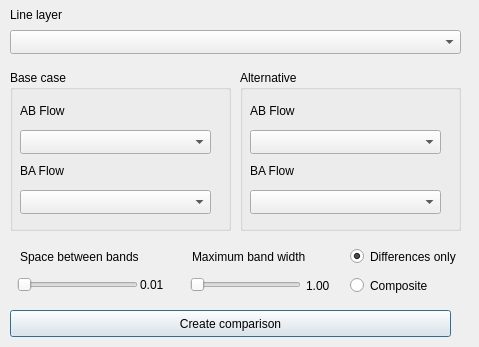
<?xml version="1.0" encoding="UTF-8"?>
<ui version="4.0">
 <class>compare_scenarios</class>
 <widget class="QDialog" name="compare_scenarios">
  <property name="geometry">
   <rect>
    <x>0</x>
    <y>0</y>
    <width>479</width>
    <height>347</height>
   </rect>
  </property>
  <property name="windowTitle">
   <string>Dialog</string>
  </property>
  <widget class="QLabel" name="label">
   <property name="geometry">
    <rect>
     <x>20</x>
     <y>246</y>
     <width>131</width>
     <height>21</height>
    </rect>
   </property>
   <property name="text">
    <string>Space between bands</string>
   </property>
  </widget>
  <widget class="QLabel" name="label_2">
   <property name="geometry">
    <rect>
     <x>192</x>
     <y>246</y>
     <width>131</width>
     <height>21</height>
    </rect>
   </property>
   <property name="text">
    <string>Maximum band width</string>
   </property>
  </widget>
  <widget class="QSlider" name="slider_spacer">
   <property name="geometry">
    <rect>
     <x>17</x>
     <y>276</y>
     <width>121</width>
     <height>18</height>
    </rect>
   </property>
   <property name="orientation">
    <enum>Qt::Horizontal</enum>
   </property>
  </widget>
  <widget class="QSlider" name="slider_band_size">
   <property name="geometry">
    <rect>
     <x>190</x>
     <y>276</y>
     <width>111</width>
     <height>18</height>
    </rect>
   </property>
   <property name="orientation">
    <enum>Qt::Horizontal</enum>
   </property>
  </widget>
  <widget class="QgsMapLayerComboBox" name="mMapLayerComboBox">
   <property name="geometry">
    <rect>
     <x>10</x>
     <y>30</y>
     <width>451</width>
     <height>24</height>
    </rect>
   </property>
  </widget>
  <widget class="QLabel" name="label_3">
   <property name="geometry">
    <rect>
     <x>10</x>
     <y>4</y>
     <width>131</width>
     <height>21</height>
    </rect>
   </property>
   <property name="text">
    <string>Line layer</string>
   </property>
  </widget>
  <widget class="QPushButton" name="but_run">
   <property name="geometry">
    <rect>
     <x>10</x>
     <y>310</y>
     <width>441</width>
     <height>27</height>
    </rect>
   </property>
   <property name="text">
    <string>Create comparison</string>
   </property>
  </widget>
  <widget class="QLabel" name="lbl_width">
   <property name="geometry">
    <rect>
     <x>306</x>
     <y>275</y>
     <width>31</width>
     <height>21</height>
    </rect>
   </property>
   <property name="text">
    <string>1.00</string>
   </property>
  </widget>
  <widget class="QLabel" name="lbl_space">
   <property name="geometry">
    <rect>
     <x>140</x>
     <y>274</y>
     <width>31</width>
     <height>21</height>
    </rect>
   </property>
   <property name="text">
    <string>0.01</string>
   </property>
  </widget>
  <widget class="QRadioButton" name="radio_diff">
   <property name="geometry">
    <rect>
     <x>350</x>
     <y>248</y>
     <width>111</width>
     <height>17</height>
    </rect>
   </property>
   <property name="text">
    <string>Differences only</string>
   </property>
   <property name="checked">
    <bool>true</bool>
   </property>
  </widget>
  <widget class="QRadioButton" name="radio_compo">
   <property name="geometry">
    <rect>
     <x>350</x>
     <y>277</y>
     <width>82</width>
     <height>17</height>
    </rect>
   </property>
   <property name="text">
    <string>Composite</string>
   </property>
  </widget>
  <widget class="QGroupBox" name="groupBox">
   <property name="geometry">
    <rect>
     <x>10</x>
     <y>70</y>
     <width>221</width>
     <height>161</height>
    </rect>
   </property>
   <property name="title">
    <string>Base case</string>
   </property>
   <widget class="QgsFieldComboBox" name="ba_FieldComboBoxBase">
    <property name="geometry">
     <rect>
      <x>10</x>
      <y>120</y>
      <width>191</width>
      <height>24</height>
     </rect>
    </property>
   </widget>
   <widget class="QgsFieldComboBox" name="ab_FieldComboBoxBase">
    <property name="geometry">
     <rect>
      <x>10</x>
      <y>60</y>
      <width>191</width>
      <height>24</height>
     </rect>
    </property>
   </widget>
   <widget class="QLabel" name="label_5">
    <property name="geometry">
     <rect>
      <x>10</x>
      <y>90</y>
      <width>131</width>
      <height>21</height>
     </rect>
    </property>
    <property name="text">
     <string>BA Flow</string>
    </property>
   </widget>
   <widget class="QLabel" name="label_6">
    <property name="geometry">
     <rect>
      <x>10</x>
      <y>30</y>
      <width>131</width>
      <height>21</height>
     </rect>
    </property>
    <property name="text">
     <string>AB Flow</string>
    </property>
   </widget>
  </widget>
  <widget class="QGroupBox" name="groupBox_2">
   <property name="geometry">
    <rect>
     <x>240</x>
     <y>70</y>
     <width>221</width>
     <height>161</height>
    </rect>
   </property>
   <property name="title">
    <string>Alternative</string>
   </property>
   <widget class="QgsFieldComboBox" name="ba_FieldComboBoxAlt">
    <property name="geometry">
     <rect>
      <x>10</x>
      <y>120</y>
      <width>191</width>
      <height>24</height>
     </rect>
    </property>
   </widget>
   <widget class="QgsFieldComboBox" name="ab_FieldComboBoxAlt">
    <property name="geometry">
     <rect>
      <x>10</x>
      <y>60</y>
      <width>191</width>
      <height>24</height>
     </rect>
    </property>
   </widget>
   <widget class="QLabel" name="label_9">
    <property name="geometry">
     <rect>
      <x>10</x>
      <y>90</y>
      <width>131</width>
      <height>21</height>
     </rect>
    </property>
    <property name="text">
     <string>BA Flow</string>
    </property>
   </widget>
   <widget class="QLabel" name="label_10">
    <property name="geometry">
     <rect>
      <x>10</x>
      <y>30</y>
      <width>131</width>
      <height>21</height>
     </rect>
    </property>
    <property name="text">
     <string>AB Flow</string>
    </property>
   </widget>
  </widget>
 </widget>
 <customwidgets>
  <customwidget>
   <class>QgsFieldComboBox</class>
   <extends>QComboBox</extends>
   <header>qgsfieldcombobox.h</header>
  </customwidget>
  <customwidget>
   <class>QgsMapLayerComboBox</class>
   <extends>QComboBox</extends>
   <header>qgsmaplayercombobox.h</header>
  </customwidget>
 </customwidgets>
 <resources/>
 <connections/>
</ui>
